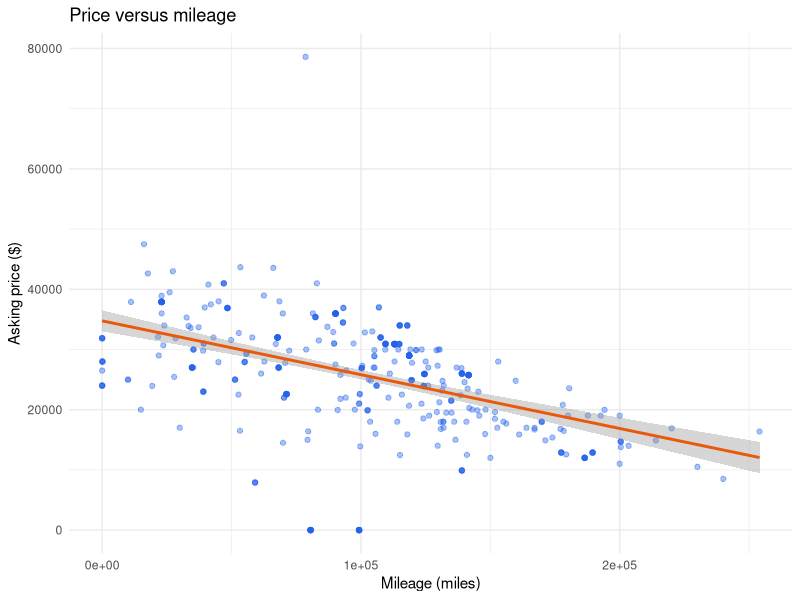
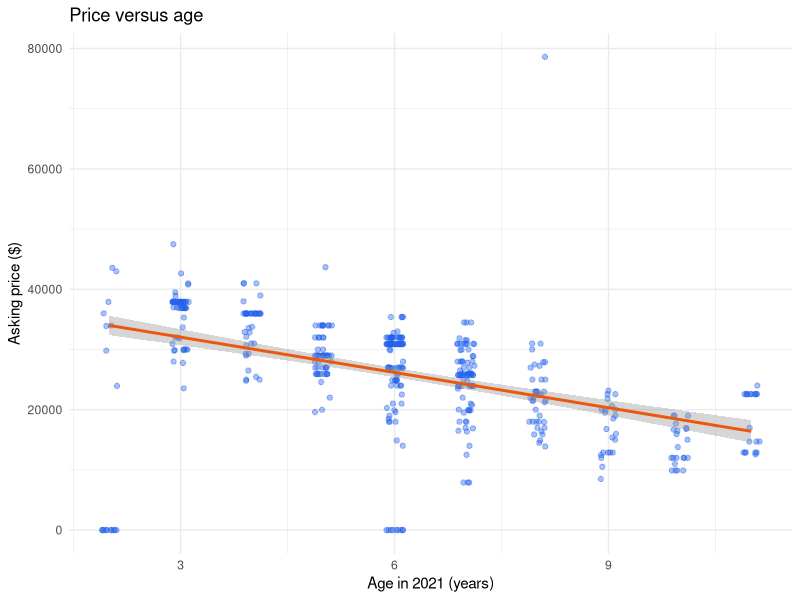
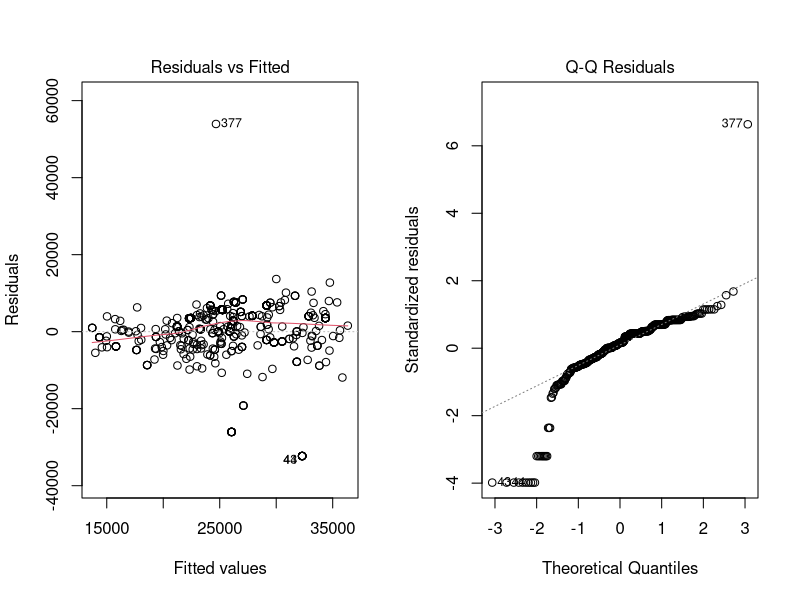

Write the R code that produced these figures, in order.
## ---- chunk 1
knitr::opts_chunk$set(echo=TRUE, warning=FALSE, message=FALSE, fig.width=8, fig.height=5)
library(dplyr)
library(ggplot2)
library(readr)
library(broom)
vehicles <- read_csv("data/silverado_1500_clean.csv", show_col_types=FALSE)
set.seed(42)
## ---- chunk 2
glimpse(vehicles)
summary(vehicles[c("price", "age", "odometer")])
## ---- chunk 3
ggplot(vehicles, aes(odometer, price)) + geom_point(alpha=.4, color="#2563eb") + geom_smooth(method="lm", se=TRUE, color="#ea580c") + labs(title="Price versus mileage", x="Mileage (miles)", y="Asking price ($)") + theme_minimal()
ggplot(vehicles, aes(age, price)) + geom_jitter(width=.12, alpha=.4, color="#2563eb") + geom_smooth(method="lm", se=TRUE, color="#ea580c") + labs(title="Price versus age", x="Age in 2021 (years)", y="Asking price ($)") + theme_minimal()
## ---- chunk 4
mileage <- lm(price ~ odometer, data=vehicles)
age <- lm(price ~ age, data=vehicles)
additive <- lm(price ~ age + odometer, data=vehicles)
quadratic <- lm(price ~ age + I(age^2), data=vehicles)
second_order <- lm(price ~ age + odometer + I(age^2) + I(odometer^2) + age:odometer, data=vehicles)
model_list <- list("Mileage only"=mileage, "Age only"=age, "Age + mileage"=additive, "Quadratic age"=quadratic, "Complete second order"=second_order)
comparison <- bind_rows(lapply(names(model_list), function(nm) {
 s <- glance(model_list[[nm]])
 data.frame(model=nm, r_squared=s$r.squared, adjusted_r_squared=s$adj.r.squared, AIC=s$AIC)
}))
knitr::kable(comparison, digits=3)
summary(additive)
## ---- chunk 5
anova(mileage, additive)
anova(additive, second_order)
anova(quadratic, second_order)
## ---- chunk 6
par(mfrow=c(1,2))
plot(additive, which=1)
plot(additive, which=2)
par(mfrow=c(1,1))
diagnostics <- data.frame(standardized_residual=rstandard(additive), leverage=hatvalues(additive), cooks_distance=cooks.distance(additive))
head(diagnostics[order(-diagnostics$cooks_distance),], 5)
## ---- chunk 7
new_listing <- data.frame(age=5, odometer=60000)
predict(additive, newdata=new_listing, interval="confidence", level=.95)
predict(additive, newdata=new_listing, interval="prediction", level=.95)
## ---- chunk 8
set.seed(42)
train_idx <- sample(seq_len(nrow(vehicles)), size=floor(.8*nrow(vehicles)))
train <- vehicles[train_idx,]
test <- vehicles[-train_idx,]
formulas <- list("Mileage only"=price~odometer, "Age only"=price~age, "Age + mileage"=price~age+odometer, "Quadratic age"=price~age+I(age^2), "Complete second order"=price~age+odometer+I(age^2)+I(odometer^2)+age:odometer)
metrics <- bind_rows(lapply(names(formulas), function(nm) {
 fit <- lm(formulas[[nm]], data=train)
 predicted <- predict(fit, newdata=test)
 actual <- test$price
 data.frame(model=nm, MAE=mean(abs(actual-predicted)), RMSE=sqrt(mean((actual-predicted)^2)), test_R2=1-sum((actual-predicted)^2)/sum((actual-mean(actual))^2))
}))
knitr::kable(metrics, digits=2)
